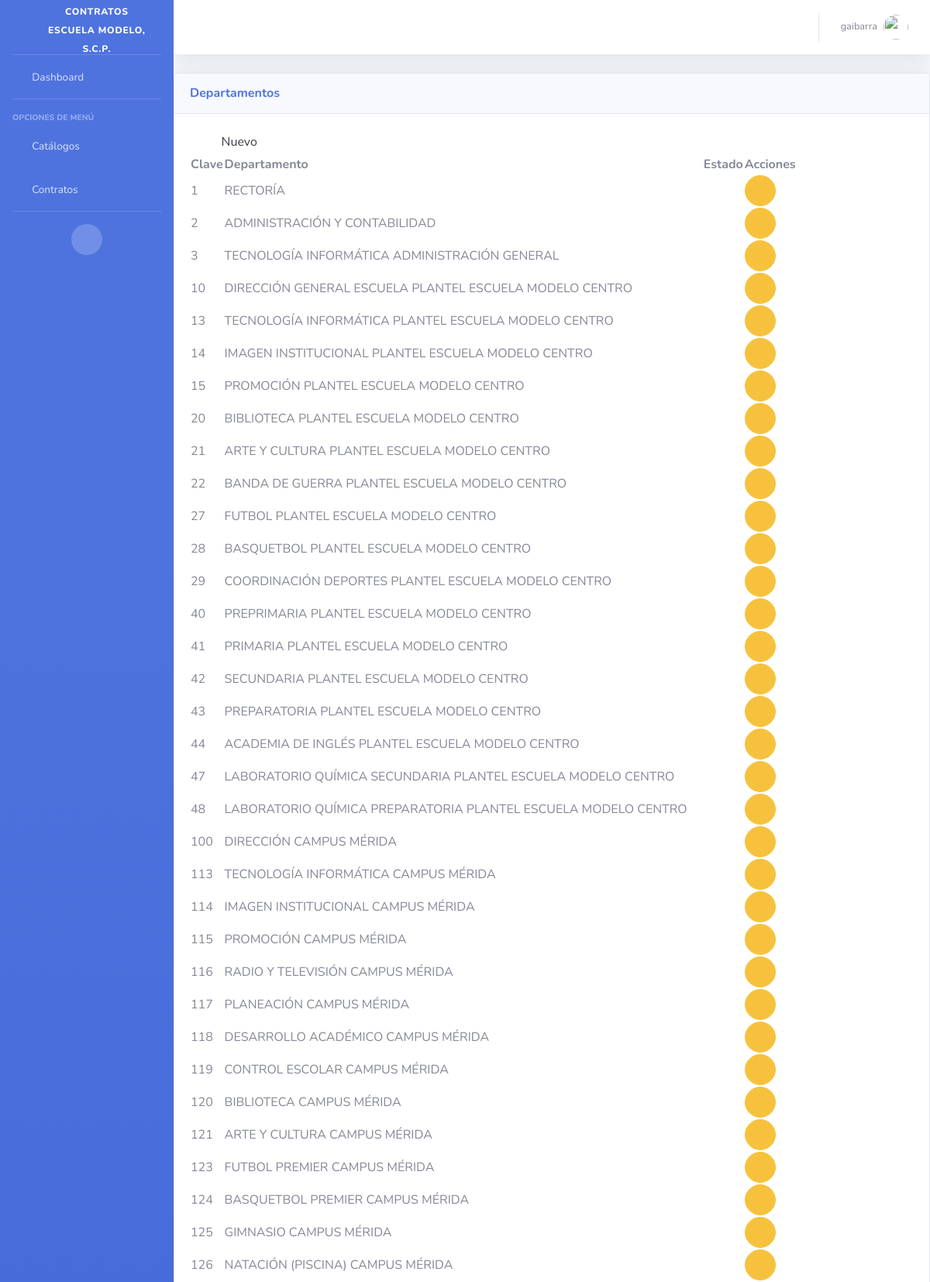
Page /cto/departamentos/ (signed in, upper part) on the committed database.
### cto/models.py (models this page shows, shortened)
class Departamento(ClaseModelo):
    clavedepto = models.IntegerField(unique=True)
    campus = models.CharField('Campus', max_length=100, blank=True, null=True)
    direccionCampus = RichTextField('Dirección Campus', blank=True, null=True)
    departamento = models.CharField(max_length=200)
    f001 = models.CharField('Asimilados', max_length=60, blank=True, null=True)
    f002 = models.CharField('Sueldos', max_length=60, blank=True, null=True)
    f003 = models.CharField('Honorarios', max_length=60, blank=True, null=True)
    f004 = models.CharField('Formato4', max_length=60, blank=True, null=True)
    f005 = models.CharField('Formato5', max_length=60, blank=True, null=True)
    f006 = models.CharField('Formato6', max_length=60, blank=True, null=True)
    f007 = models.CharField('Formato7', max_length=60, blank=True, null=True)
    f008 = models.CharField('Formato8', max_length=60, blank=True, null=True)
    f009 = models.CharField('Formato9', max_length=60, blank=True, null=True)
    f010 = models.CharField('Formato10', max_length=60, blank=True, null=True)
    f011 = models.CharField('Formato11', max_length=60, blank=True, null=True)
    f012 = models.CharField('Formato12', max_length=60, blank=True, null=True)
    f013 = models.CharField('Formato13', max_length=60, blank=True, null=True)
    f014 = models.CharField('Formato14', max_length=60, blank=True, null=True)
    f015 = models.CharField('Formato15', max_length=60, blank=True, null=True)
    f016 = models.CharField('Formato16', max_length=60, blank=True, null=True)
    f017 = models.CharField('Formato17', max_length=60, blank=True, null=True)
    f018 = models.CharField('Formato18', max_length=60, blank=True, null=True)
    f019 = models.CharField('Formato19', max_length=60, blank=True, null=True)
    f020 = models.CharField('Formato20', max_length=60, blank=True, null=True)
    f021 = models.CharField('Formato21', max_length=60, blank=True, null=True)
    f022 = models.CharField('Formato22', max_length=60, blank=True, null=True)
    f023 = models.CharField('Formato23', max_length=60, blank=True, null=True)
    f024 = models.CharField('Formato24', max_length=60, blank=True, null=True)
    f025 = models.CharField('Formato25', max_length=60, blank=True, null=True)
    f026 = models.CharField('Formato26', max_length=60, blank=True, null=True)
    f027 = models.CharField('Formato27', max_length=60, blank=True, null=True)
    f028 = models.CharField('Formato28', max_length=60, blank=True, null=True)
    f029 = models.CharField('Formato29', max_length=60, blank=True, null=True)
    f030 = models.CharField('Formato30', max_length=60, blank=True, null=True)
    f031 = models.CharField('Formato31', max_length=60, blank=True, null=True)
    f032 = models.CharField('Formato32', max_length=60, blank=True, null=True)
    f033 = models.CharField('Formato33', max_length=60, blank=True, null=True)
    f034 = models.CharField('Formato34', max_length=60, blank=True, null=True)
    f035 = models.CharField('Formato35', max_length=60, blank=True, null=True)
    f036 = models.CharField('Formato36', max_length=60, blank=True, null=True)
    f037 = models.CharField('Formato37', max_length=60, blank=True, null=True)
    f038 = models.CharField('Formato38', max_length=60, blank=True, null=True)
    f039 = models.CharField('Formato39', max_length=60, blank=True, null=True)
    f040 = models.CharField('Formato40', max_length=60, blank=True, null=True)
    f041 = models.CharField('Formato41', max_length=60, blank=True, null=True)
    f042 = models.CharField('Formato42', max_length=60, blank=True, null=True)
    f043 = models.CharField('Formato43', max_length=60, blank=True, null=True)
    f044 = models.CharField('Formato44', max_length=60, blank=True, null=True)
    f045 = models.CharField('Formato45', max_length=60, blank=True, null=True)
    f046 = models.CharField('Formato46', max_length=60, blank=True, null=True)
    f047 = models.CharField('Formato47', max_length=60, blank=True, null=True)
    f048 = models.CharField('Formato48', max_length=60, blank=True, null=True)
    f049 = models.CharField('Formato49', max_length=60, blank=True, null=True)
    f050 = models.CharField('Formato50', max_length=60, blank=True, null=True)
    departamento2 = models.CharField(max_length=200, default="")
    class Meta:
        verbose_name_plural = "Departamentos"

### cto/views.py (the view)
# urls.py: path('departamentos/',DepartamentoView.as_view(), name="departamento_list"),
class DepartamentoView(SinPrivilegios,generic.ListView):
        model = Departamento
        template_name = "cto:departamento_list.html"
        context_object_name = "obj"
        permission_required = "cto.view_departamento"

### cto/templates/cto/departamento_list.html (shortened to what this page needs)
{% extends 'base/base.html' %}
{% block page_content %}
<div class="card shadow mb-4">
  <div class="card-header py-3 d-flex flex-row align-items-center justify-content-between">
    <h6 class="m-0 font-weight-bold text-primary">Departamentos</h6>
    <div class="dropdown no-arrow">
      <a class="dropdown-toggle" href="#" role="button" id="dropdownMenuLink" data-toggle="dropdown" aria-haspopup="true" aria-expanded="false">
        <i class="fas fa-ellipsis-v fa-sm fa-fw text-gray-400"></i>
      </a>
    </div>
  </div>
  <div class="card-body">
    <div class="buttons-toolbar">
        <a class="dropdown-item" onclick="return abrir_modal('{% url 'cto:departamento_new' %}')" href="#"><i class="far fa-calendar-plus"></i> Nuevo</a>
    </div>
    <table
      id="table"
      data-toggle="table"
      data-pagination="true"
      data-search="true"
      data-show-columns="true"
      data-show-toggle="true"
      data-show-fullscreen="true"
      data-toolbar=".buttons-toolbar"
      data-locale="es-MX"
    >
      <thead>
          <th data-sortable="true" data-field="clavedepto">Clave</th>
          <th data-sortable="true" data-field="departamento">Departamento</th>
          <th data-field="estado">Estado</th>
          <th class="all">Acciones</th>
      </thead>
      <tbody>
        {% for item in obj%}
        <tr>
          <td>{{ item.clavedepto }}</td>
          <td>{{ item.departamento }}</td>
          <td >
            <div onclick="inactivar({{item.id}})">
                {% if item.estado %}
                <i class="far fa-thumbs-up text-primary"></i>
              {% else %}
                <i class="far fa-thumbs-down text-danger"></i>
              {% endif %}
            </div>
          </td>
          <td>
            <button class="btn btn-warning btn-circle" onclick="return abrir_modal('{% url 'cto:departamento_edit' item.id %}')"><i class="far fa-edit"></i></button>
          </td>
        </tr>
        {% endfor %}
      </tbody>
    </table>
  </div>
</div>
{% endblock %}

### templates/base/base.html (shortened to what this page needs)
{% load static %}
<!DOCTYPE html>
<html lang="es">
<head>
  <link href="{% static  'base/vendor/fontawesome-free/css/all.min.css' %}" rel="stylesheet" type="text/css">
  <link href="{% static  'base/css/sb-admin-2.min.css' %}" rel="stylesheet">
  <link href="{% static 'base/vendor/datatables/dataTables.bootstrap4.min.css'%}" rel="stylesheet">
  <link href="https://unpkg.com/bootstrap-table@1.16.0/dist/bootstrap-table.min.css" rel="stylesheet"
  <link rel="stylesheet" href="{% static 'base/vendor/jquery_confirm/jquery-confirm.min.css' %}">
  <link rel="stylesheet" href="https://cdnjs.cloudflare.com/ajax/libs/jquery-datetimepicker/2.5.20/jquery.datetimepicker.min.css">
  <link href="https://cdnjs.cloudflare.com/ajax/libs/select2/4.0.8/css/select2.min.css" rel="stylesheet" />
</head>
<body id="page-top" class="bg-gradient-primary">
  {% block side_bar %}
  <div id="wrapper">
    <ul class="navbar-nav bg-gradient-primary sidebar sidebar-dark accordion" id="accordionSidebar">
      <a class="sidebar-brand d-flex align-items-center justify-content-center" href="{% url 'bases:home' %}">
        <div class="sidebar-brand-icon rotate-n-15">
          <i class="fas fa-laugh-wink"></i>
        </div>
        <div class="sidebar-brand-text mx-3"><sub>CONTRATOS ESCUELA MODELO, S.C.P.</sub> </div>
      </a>
      <hr class="sidebar-divider my-0">
      <li class="nav-item">
        <a class="nav-link" href="{% url 'bases:home' %}">
          <i class="fas fa-fw fa-tachometer-alt"></i>
          <span>Dashboard</span></a>
      </li>
      <hr class="sidebar-divider">
      <div class="sidebar-heading">
        Opciones de Menú
      </div>
      <li class="nav-item">
        <a class="nav-link collapsed" href="#" data-toggle="collapse" data-target="#collapseTwo" aria-expanded="true" aria-controls="collapseTwo">
          <i class="fas fa-fw fa-cog"></i>
          <span>Catálogos</span>
        </a>
      </li>
      <li class="nav-item">
        <a class="nav-link collapsed" href="#" data-toggle="collapse" data-target="#collapseCompras" aria-expanded="true" aria-controls="collapseCompras">
          <i class="fas fa-fw fa-truck"></i>
          <span>Contratos</span>
        </a>
      </li>
      <hr class="sidebar-divider d-none d-md-block">
      <div class="text-center d-none d-md-inline">
        <button class="rounded-circle border-0" id="sidebarToggle"></button>
      </div>
    </ul>
    {% endblock side_bar %}
    <div id="content-wrapper" class="d-flex flex-column">
      <div id="content">
        {% block top_bar %}
        <nav class="navbar navbar-expand navbar-light bg-white topbar mb-4 static-top shadow">
          <ul class="navbar-nav ml-auto">
            <li class="nav-item dropdown no-arrow">
              <a class="nav-link dropdown-toggle" href="#" id="userDropdown" role="button" data-toggle="dropdown" aria-haspopup="true" aria-expanded="false">
                <span class="mr-2 d-none d-lg-inline text-gray-600 small">{{ user.username }}</span>
                <img class="img-profile rounded-circle" src="{% static 'base/img/user.png' %}">
              </a>
            </li>
          </ul>
        </nav>
        {% endblock top_bar %}
        {% block page_content %}{% endblock %}
        {% block footer %}
      </div>
    </div>
  </div>
  {% endblock %}
</body>
</html>

### rows in the picture
Departamento: clavedepto "1", departamento "RECTORÍA", estado True (drawn)
Departamento: clavedepto "2", departamento "ADMINISTRACIÓN Y CONTABILIDAD", estado True (drawn)
Departamento: clavedepto "3", departamento "TECNOLOGÍA INFORMÁTICA ADMINISTRACIÓN GENERAL", estado True (drawn)
Departamento: clavedepto "10", departamento "DIRECCIÓN GENERAL ESCUELA PLANTEL ESCUELA MODELO CENTRO", estado True (drawn)
Departamento: clavedepto "13", departamento "TECNOLOGÍA INFORMÁTICA PLANTEL ESCUELA MODELO CENTRO", estado True (drawn)
Departamento: clavedepto "14", departamento "IMAGEN INSTITUCIONAL PLANTEL ESCUELA MODELO CENTRO", estado True (drawn)
Departamento: clavedepto "15", departamento "PROMOCIÓN PLANTEL ESCUELA MODELO CENTRO", estado True (drawn)
Departamento: clavedepto "20", departamento "BIBLIOTECA PLANTEL ESCUELA MODELO CENTRO", estado True (drawn)
Departamento: clavedepto "21", departamento "ARTE Y CULTURA PLANTEL ESCUELA MODELO CENTRO", estado True (drawn)
Departamento: clavedepto "22", departamento "BANDA DE GUERRA PLANTEL ESCUELA MODELO CENTRO", estado True (drawn)
Departamento: clavedepto "27", departamento "FUTBOL PLANTEL ESCUELA MODELO CENTRO", estado True (drawn)
Departamento: clavedepto "28", departamento "BASQUETBOL PLANTEL ESCUELA MODELO CENTRO", estado True (drawn)
Departamento: clavedepto "29", departamento "COORDINACIÓN DEPORTES PLANTEL ESCUELA MODELO CENTRO", estado True (drawn)
Departamento: clavedepto "40", departamento "PREPRIMARIA PLANTEL ESCUELA MODELO CENTRO", estado True (drawn)
Departamento: clavedepto "41", departamento "PRIMARIA PLANTEL ESCUELA MODELO CENTRO", estado True (drawn)
Departamento: clavedepto "42", departamento "SECUNDARIA PLANTEL ESCUELA MODELO CENTRO", estado True (drawn)
Departamento: clavedepto "43", departamento "PREPARATORIA PLANTEL ESCUELA MODELO CENTRO", estado True (drawn)
Departamento: clavedepto "44", departamento "ACADEMIA DE INGLÉS PLANTEL ESCUELA MODELO CENTRO", estado True (drawn)
Departamento: clavedepto "47", departamento "LABORATORIO QUÍMICA SECUNDARIA PLANTEL ESCUELA MODELO CENTRO", estado True (drawn)
Departamento: clavedepto "48", departamento "LABORATORIO QUÍMICA PREPARATORIA PLANTEL ESCUELA MODELO CENTRO", estado True (drawn)
Departamento: clavedepto "100", departamento "DIRECCIÓN CAMPUS MÉRIDA", estado True (drawn)
Departamento: clavedepto "113", departamento "TECNOLOGÍA INFORMÁTICA CAMPUS MÉRIDA", estado True (drawn)
Departamento: clavedepto "114", departamento "IMAGEN INSTITUCIONAL CAMPUS MÉRIDA", estado True (drawn)
Departamento: clavedepto "115", departamento "PROMOCIÓN CAMPUS MÉRIDA", estado True (drawn)
Departamento: clavedepto "116", departamento "RADIO Y TELEVISIÓN CAMPUS MÉRIDA", estado True (drawn)
Departamento: clavedepto "117", departamento "PLANEACIÓN CAMPUS MÉRIDA", estado True (drawn)
Departamento: clavedepto "118", departamento "DESARROLLO ACADÉMICO CAMPUS MÉRIDA", estado True (drawn)
Departamento: clavedepto "119", departamento "CONTROL ESCOLAR CAMPUS MÉRIDA", estado True (drawn)
Departamento: clavedepto "120", departamento "BIBLIOTECA CAMPUS MÉRIDA", estado True (drawn)
Departamento: clavedepto "121", departamento "ARTE Y CULTURA CAMPUS MÉRIDA", estado True (drawn)
Departamento: clavedepto "123", departamento "FUTBOL PREMIER CAMPUS MÉRIDA", estado True (drawn)
Departamento: clavedepto "124", departamento "BASQUETBOL PREMIER CAMPUS MÉRIDA", estado True (drawn)
Departamento: clavedepto "125", departamento "GIMNASIO CAMPUS MÉRIDA", estado True (drawn)
Departamento: clavedepto "126", departamento "NATACIÓN (PISCINA) CAMPUS MÉRIDA", estado True (drawn)

### other values in the picture
{{ user.username }} "gaibarra"
